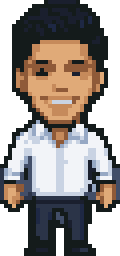
#> input picture .anbu/design/avatar/champion-battle-front-30x64.png, 30 x 64 px (shown 4 times larger)
$ python -i trainers.py   (imports and definitions only)
#> lines starting #> are read from the running program, lines starting #| are printed output that depends on the picture; after the words box and inside, x2 and y2 are one past the last pixel; in counts of white or black regions, pixels touching at a corner belong together
### .anbu/design/battle/lib.py
"""Tiny sprite toolkit: supersampled shape masks, 3-tone cel shading, 1px ink outline."""
import numpy as np
from PIL import Image, ImageDraw
import os
ROOT = os.path.abspath(os.path.join(os.path.dirname(__file__), "..", "..", ".."))
OUT = os.path.join(ROOT, "public", "assets", "battle")
INK = (0x1B, 0x1F, 0x2E)
SS = 4


def hx(s):
    s = s.lstrip("#")
    return tuple(int(s[i:i + 2], 16) for i in (0, 2, 4))


def ramp(light, base, dark):
    return (hx(light), hx(base), hx(dark))


CY = ramp("#9BE6F5", "#3CC6E8", "#1E8BAE")
GR = ramp("#A0DC8A", "#5AB552", "#2F7A38")
OR = ramp("#F7B173", "#E8793A", "#B04A1E")
YL = ramp("#FFF0A8", "#FFD060", "#D08A20")
CREAM = ramp("#FFFFFF", "#FBE9C4", "#D9BE8A")
WHITE = ramp("#FFFFFF", "#F7F5EA", "#C9CDDA")


class M:
    """Shape mask builder in 64x64 coordinates (float ok)."""

    # [4 lines left out: function __init__, not called in this run]

    def _s(self, v):
        return [x * SS for x in v]

    def e(self, cx, cy, rx, ry, v=255):
        self.d.ellipse(self._s([cx - rx, cy - ry, cx + rx, cy + ry]), fill=v); return self

    def r(self, x0, y0, x1, y1, v=255):
        self.d.rectangle(self._s([x0, y0, x1, y1]), fill=v); return self

    def p(self, pts, v=255):
        self.d.polygon([(x * SS, y * SS) for x, y in pts], fill=v); return self

    def l(self, x0, y0, x1, y1, w=2, v=255):
        self.d.line(self._s([x0, y0, x1, y1]), fill=v, width=int(w * SS)); return self

    def cut_e(self, *a): return self.e(*a, v=0)
    def cut_r(self, *a): return self.r(*a, v=0)
    def cut_p(self, pts): return self.p(pts, v=0)
    def cut_l(self, *a, w=2): return self.l(*a, w=w, v=0)

    def arr(self):
        a = np.asarray(self.im.resize((self.w, self.h), Image.BOX), dtype=np.float32)
        return a > 127


def shift(m, dx, dy):
    o = np.zeros_like(m)
    h, w = m.shape
    ys, yd = (slice(0, h - dy), slice(dy, h)) if dy >= 0 else (slice(-dy, h), slice(0, h + dy))
    xs, xd = (slice(0, w - dx), slice(dx, w)) if dx >= 0 else (slice(-dx, w), slice(0, w + dx))
    o[yd, xd] = m[ys, xs]
    return o


def erode(m):
    return m & shift(m, 1, 0) & shift(m, -1, 0) & shift(m, 0, 1) & shift(m, 0, -1)


def dilate(m):
    return m | shift(m, 1, 0) | shift(m, -1, 0) | shift(m, 0, 1) | shift(m, 0, -1)


class C:
    # [4 lines left out: function __init__, not called in this run]

    def m(self):
        return M(self.w, self.h)

    def put(self, mask, color):
        self.px[mask] = (*color, 255)
        self.sil |= mask

    # [38 lines left out: functions paint, ink, dot, eye, finish, not called in this run]

### .anbu/design/battle/trainers.py
"""Champion only: placed centred, not redrawn. The nine other trainers are drawn in figures.py."""
from lib import *
V = os.path.join(ROOT, "vendor", "ninja-adventure", "Actor", "Character")
NPC = os.path.join(ROOT, "public", "assets", "ninja-adventure")
CHAMP = os.path.join(ROOT, ".anbu", "design", "avatar", "champion-battle-front-30x64.png")
PACK_OUTLINE = (0x14, 0x1B, 0x1B)

# id -> source frame file (frame 0,0 = facing down, idle)
LEADERS = {k: os.path.join(NPC, f"{k}-sheet.png") for k in ("core", "design", "monorepo", "cross", "backend")}
ELITE = {"dsa": "KnightGold", "machine-coding": "RobotGrey", "system-design": "SorcererBlack", "behavioral": "Princess"}


def epx(a):
    """Scale2x on an RGBA array; edge-aware doubling keeps diagonals smooth."""
    h, w, _ = a.shape
    p = np.pad(a, ((1, 1), (1, 1), (0, 0)), mode="edge")
    P, A, B, D, C_ = p[1:-1, 1:-1], p[:-2, 1:-1], p[1:-1, 2:], p[1:-1, :-2], p[2:, 1:-1]
    eq = lambda x, y: (x == y).all(-1)
    o = np.zeros((h * 2, w * 2, 4), np.uint8)
    c1 = eq(A, D) & ~eq(A, B) & ~eq(D, C_)
    c2 = eq(A, B) & ~eq(A, D) & ~eq(B, C_)
    c3 = eq(D, C_) & ~eq(D, A) & ~eq(C_, B)
    c4 = eq(B, C_) & ~eq(B, A) & ~eq(C_, D)
    for (dy, dx, cond, src) in ((0, 0, c1, A), (0, 1, c2, B), (1, 0, c3, D), (1, 1, c4, C_)):
        o[dy::2, dx::2] = np.where(cond[..., None], src, P)
    return o


def thin_outline(a):
    """Reduce the 4px upscaled pack outline to a 1px ink outline."""
    alpha = a[..., 3] > 0
    ol = alpha & (a[..., :3] == PACK_OUTLINE).all(-1)
    # distance (4-neighbour) from transparent
    dist = np.zeros(alpha.shape, int)
    cur = ~alpha
    layer = 0
    seen = cur.copy()
    while True:
        nxt = dilate(seen) & ~seen
        if not nxt.any(): break
        layer += 1
        dist[nxt] = layer
        seen |= nxt
    # connected-to-edge outline pixels deeper than 1 become fill; interior blobs (eyes, mouth) stay
    reach = ol & (dist <= 1)
    for _ in range(12):
        grow = dilate(reach) & ol & (dist <= 6)
        if (grow == reach).all(): break
        reach = grow
    drop = reach & (dist > 1)
    out = a.copy()
    fill = ~ol & alpha
    pts = np.argwhere(drop)
    for _ in range(8):
        if not len(pts): break
        rest = []
        for y, x in pts:
            for dy, dx in ((0, 1), (1, 0), (0, -1), (-1, 0)):
                yy, xx = y + dy, x + dx
                if 0 <= yy < out.shape[0] and 0 <= xx < out.shape[1] and fill[yy, xx]:
                    out[y, x] = a[yy, xx]; break
            else:
                rest.append((y, x))
        for y, x in pts:
            if (y, x) not in set(rest): fill[y, x] = True
        pts = rest
    out[..., :3][(out[..., 3] > 0) & (out[..., :3] == PACK_OUTLINE).all(-1) & (dist <= 1)] = INK
    return out


def from_frame(path):
    im = Image.open(path).convert("RGBA").crop((0, 0, 16, 16))
    a = np.array(im)
    a[a[..., 3] < 128] = 0
    a = epx(epx(a))
#> the loop in epx, `for (dy, dx, cond, src) in ((0, 0, c1, A), (0, 1, c2, B), (1, 0, c3, D..` made 4 passes
#> (dy, dx) on passes 1 to 4: (0, 0), (0, 1), (1, 0), (1, 1)
#> in epx (call 2), `c1 = eq(A, D) & ~eq(A, B) & ~eq(D, C_)`: c1: shape (32, 32) bool; 6.4% white in thin lines or dots, all inside (x1, y1, x2, y2) = (6, 0, 28, 32)
#> in epx (call 2), `c2 = eq(A, B) & ~eq(A, D) & ~eq(B, C_)`: c2: shape (32, 32) bool; 5.5% white in thin lines or dots, all inside (x1, y1, x2, y2) = (12, 0, 32, 32)
#> the loop in epx (call 2), `for (dy, dx, cond, src) in ((0, 0, c1, A), (0, 1, c2, B), (1, 0, c3, D..` made 4 passes
    a = thin_outline(a)
#> in thin_outline, `alpha = a[..., 3] > 0`:
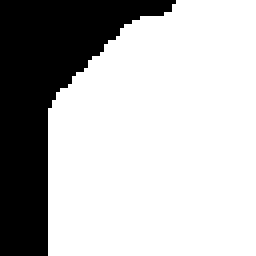
#> alpha: shape (64, 64) bool (shown 4 times larger); 72.3% white; 1 black region, box (x1, y1, x2, y2) and area: (0, 0, 44, 64) 1136
#> in thin_outline, `ol = alpha & (a[..., :3] == PACK_OUTLINE).all(-1)`: ol: shape (64, 64) bool; 41.5% white; 2 white regions, box (x1, y1, x2, y2) and area: (12, 0, 64, 64) 1651, (36, 60, 48, 64) 48
#> in thin_outline, `cur = ~alpha`: cur: shape (64, 64) bool; 27.7% white; 1 white region, box (x1, y1, x2, y2) and area: (0, 0, 44, 64) 1136
#> the loop in thin_outline, `while True:` made 53 passes
#> pass 1, in thin_outline, `seen |= nxt`:
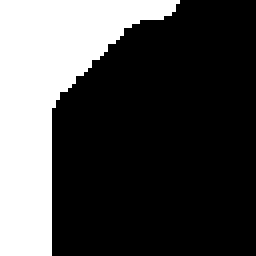
#> seen: shape (64, 64) bool (shown 4 times larger); 29.6% white; 1 white region, box (x1, y1, x2, y2) and area: (0, 0, 45, 64) 1212
#> after the loop in thin_outline, `while True:`:
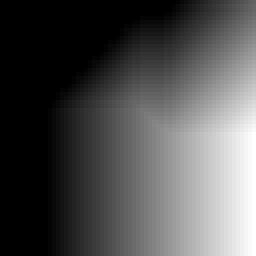
#> dist: shape (64, 64) int64 (shown 4 times larger); min 0, max 52, mean 16.5; drawn with min black and max white
#> after the loop in thin_outline, `while True:`: seen: shape (64, 64) bool; every value is 1
#> after the loop in thin_outline, `while True:`: layer = 52
#> after the loop in thin_outline, `for _ in range(12):`:
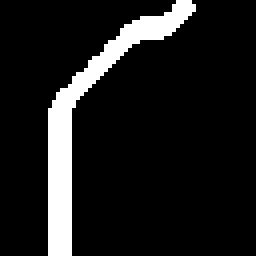
#> reach: shape (64, 64) bool (shown 4 times larger); 10.6% white; 1 white region, box (x1, y1, x2, y2) and area: (12, 0, 49, 64) 434
#> in thin_outline, `drop = reach & (dist > 1)`: drop: shape (64, 64) bool; 8.7% white; 1 white region, box (x1, y1, x2, y2) and area: (13, 0, 49, 64) 358
#> in thin_outline, `fill = ~ol & alpha`: fill: shape (64, 64) bool; 30.8% white; 5 white regions, box (x1, y1, x2, y2) and area: (24, 40, 64, 64) 726, (24, 8, 64, 32) 358, (36, 24, 44, 36) 60, (48, 0, 64, 4) 59, (52, 8, 64, 16) 58
#> in thin_outline, `pts = np.argwhere(drop)`: pts = 358 pairs, first value 0 to 63, second value 13 to 48
#> after the loop in thin_outline, `for _ in range(8):`:
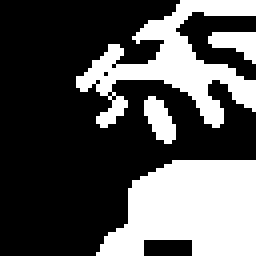
#> fill: shape (64, 64) bool (shown 4 times larger); 33.8% white; 4 white regions, box (x1, y1, x2, y2) and area: (24, 40, 64, 64) 726, (19, 0, 64, 32) 541, (36, 24, 44, 36) 60, (52, 8, 64, 16) 58
#> after the loop in thin_outline, `for _ in range(8):`:
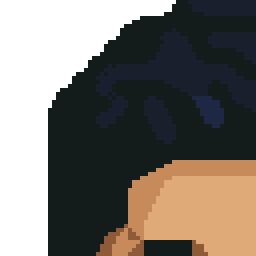
#> out: shape (64, 64, 4) (shown 4 times larger); mean of channels 0, 1, 2, 3 49.1, 42.9, 36.5, 184.3; transparent parts drawn white
#> in thin_outline, `out[..., :3][(out[..., 3] > 0) & (out[..., :3] == PACK_OUTLINE).all(-1..`: out: shape (64, 64, 4); 1.86% of pixels changed, all inside (x1, y1, x2, y2) = (12, 0, 45, 64)
    im = Image.fromarray(a, "RGBA")
    box = im.getbbox()
#> box = (12, 0, 64, 64)
    sprite = im.crop(box)
    canvas = Image.new("RGBA", (64, 64), (0, 0, 0, 0))
#> canvas: PIL image 64x64 RGBA; every value is 0
    canvas.alpha_composite(sprite, ((64 - sprite.width) // 2, 63 - sprite.height))
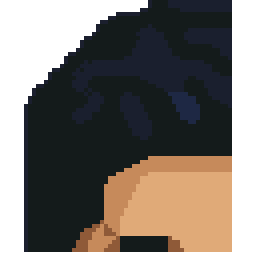
#> canvas: PIL image 64x64 RGBA (shown 4 times larger); mean R, G, B, A 49.1, 42.8, 36.6, 183; transparent parts drawn white
    return canvas


def build():
    d = os.path.join(OUT, "trainers"); os.makedirs(d, exist_ok=True)
    ch = Image.open(CHAMP).convert("RGBA")
    c = Image.new("RGBA", (64, 64), (0, 0, 0, 0)); c.alpha_composite(ch, ((64 - ch.width) // 2, 64 - ch.height))
    c.save(os.path.join(d, "devansh.png"))


# [2 lines not run here, left out]

>>> result = from_frame('../avatar/champion-battle-front-30x64.png')
